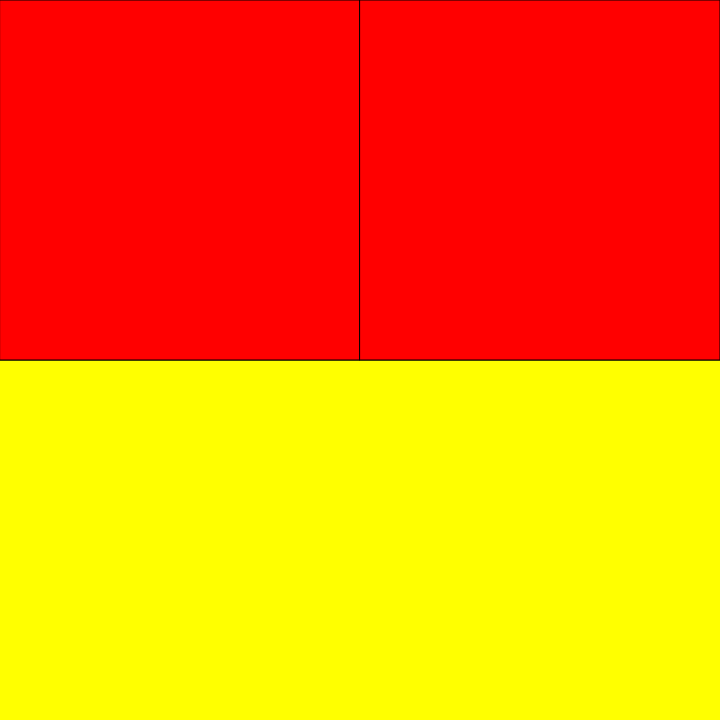
Frame 1 (no input)
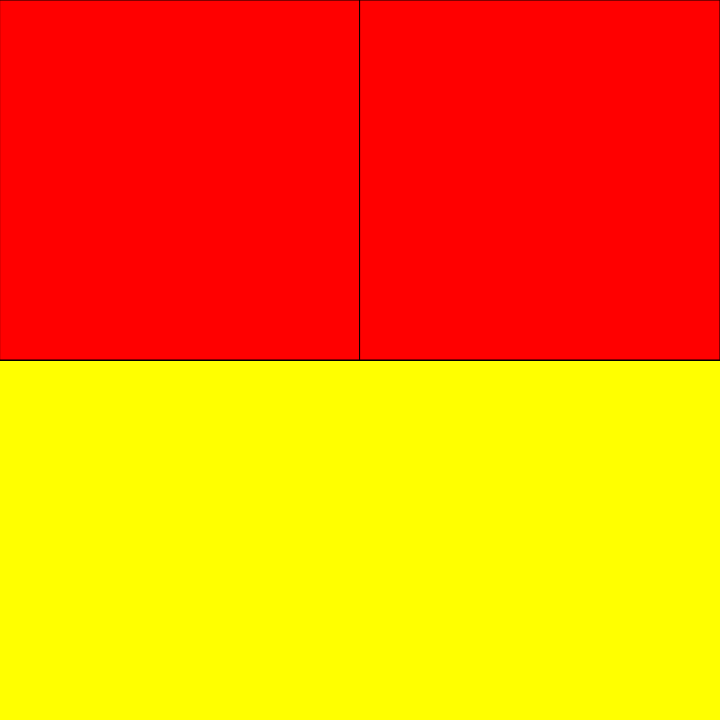
Frame 60 (no input)
Frame 120 (the mouse pressed at the canvas centre since frame 60): identical to frame 60, image omitted

The p5.js sketch that drew these frames (run headless with seeded random() and noise() and a simulated clock; from frame 60 on, the mouse is pressed at the canvas centre):

// p5.js sketch
// ── sketch.js
function setup() {
  createCanvas(720,720);
  background(255,255,0);
}

function draw() {
  fill(255,0,0);
  strokeWeight(1);
for (var y = 0; y <720;y += 360){
  for(var x = 0; x<720;x += 360){
    quad(x,0,
      x + 360,0,
      x +360,360,
      x,360);
  }
}

}
